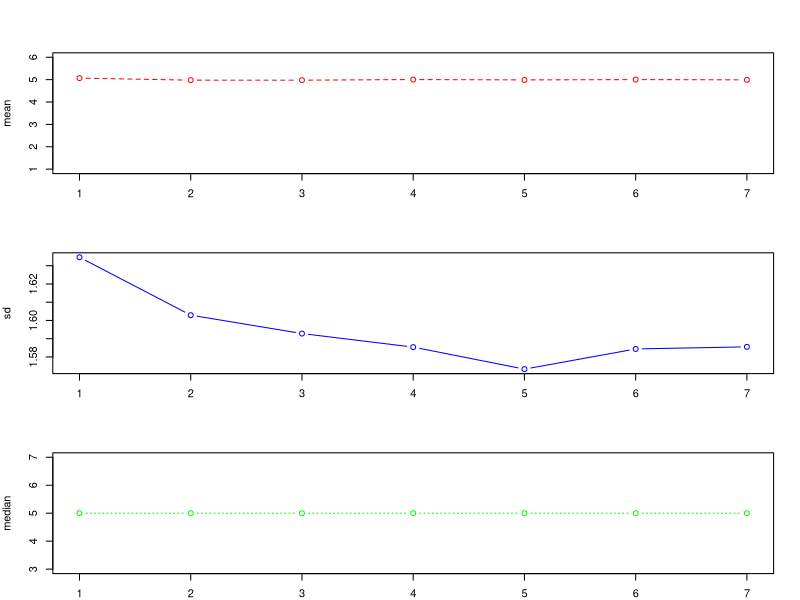

Reproduce this figure in R.
# вариант 7
expectedValue = function(arr)
{
    len = length(arr)
    sum = 0
    for (i in arr) {
        sum = sum + i
    }
    return (sum/len)
}
standartDeviation = function(arr)
{
    len = length(arr)
    mean = mean(arr)
    sum = 0
    for (i in arr) {
        sum = sum + (i - mean)^2
    }
    return ((sum/(len - 1))^0.5)
}
getMediana = function(arr)
{
    arr = sort(arr)
    len = length(arr)
    if (len %% 2 == 0) {
        return (mean(c(arr[len/2], arr[len/2 + 1])))
    } else {
        return (arr[floor(len/2)])
    }
}
main = function(log = FALSE)
{
    if (log == FALSE) {
        N = 1000
        for (i in 2:7) {
            N[i] = N[i-1]*2
        }
        meanArr = double(7)
        sdArr = double(7)
        medianArr = double(7)
        for (i in 1:7){
            arr = rbinom(N[i], size = 10, prob = 0.5)
            meanArr[i] = mean(arr)
            sdArr[i] = sd(arr)
            medianArr[i] = median(arr)
        }
        range = 1:7
        par(mfrow = c(3, 1), mar = c(2, 4, 4, 2))
        plot(range, meanArr[range], col = "red", type = "b", lty = "dashed", xlab="Размер генерации 1000-64000", ylab="mean", ylim=c(1, 6))
        plot(range, sdArr[range], col = "blue", type = "b", xlab="Размер генерации 1000-64000", ylab="sd")
        plot(range, medianArr[range], col = "green", type = "b", lty = "dotted", xlab="Размер генерации 1000-64000", ylab="median")
        # legend(1, 1, legend = c("mean", "sd", "median"), lty = c("dashed", "solid", "dotted"), col = c("red", "blue", "green"), x = "bottomleft")
    } else {
        N = 1000
        for (i in 2:7) {
            N[i] = N[i-1]*2
        }
        meanArr = double(7)
        sdArr = double(7)
        medianArr = double(7)
        for (i in 1:7){
            arr = rbinom(N[i], size = 10, prob = 0.5)
            meanArr[i] = mean(arr)
            sdArr[i] = sd(arr)
            medianArr[i] = median(arr)
            print("N = ");
            print(N[i]);

            print("Математическое ожидание")
            print("Самописная функция")
            print(expectedValue(arr))
            print("Встроенная функция")
            print(mean(arr))

            print("Cтандартное отклонение")
            print("Самописная функция")
            print(standartDeviation(arr))
            print("Встроенная функция")
            print(sd(arr))

            print("Медиана вектора")
            print("Самописная функция")
            print(getMediana(arr))
            print("Встроенная функция")
            print(median(arr))
        }
    }
}
main(FALSE)